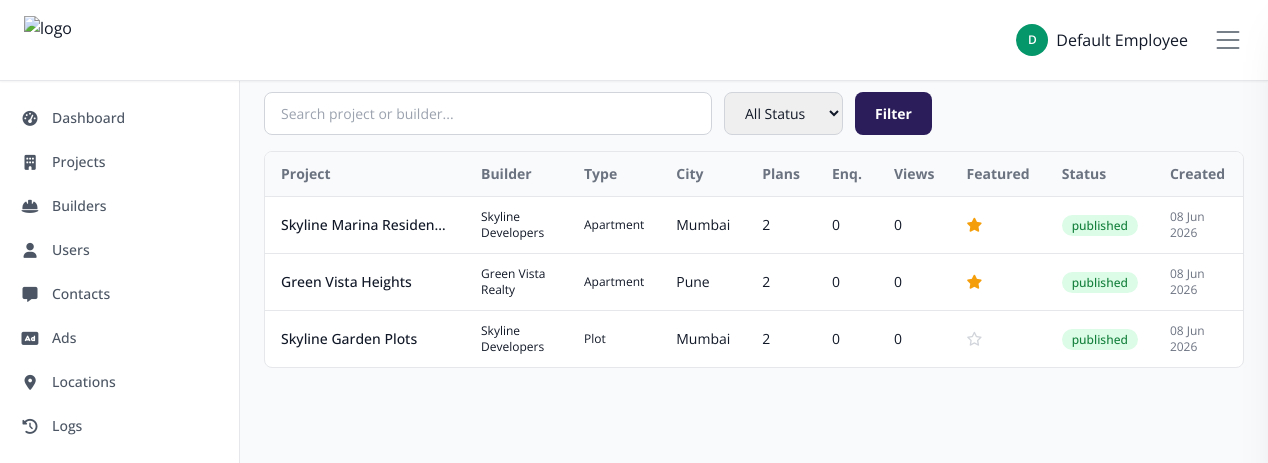
Screenshot of /employee/projects.php (signed in) with the database file from the repository.
### tables this page shows
CREATE TABLE projects (

    id BIGINT UNSIGNED AUTO_INCREMENT PRIMARY KEY,

    uuid CHAR(36) NOT NULL UNIQUE,

    builder_id BIGINT UNSIGNED NOT NULL,

    assigned_manager_id BIGINT UNSIGNED DEFAULT NULL,

    category_id BIGINT UNSIGNED DEFAULT NULL,

    project_type ENUM(
        'Apartment',
        'Plot',
        'Villa',
        'Commercial'
    ) NOT NULL,

    project_name VARCHAR(255) NOT NULL,

    slug VARCHAR(255) NOT NULL UNIQUE,

    project_code VARCHAR(100) DEFAULT NULL,

    rera_number VARCHAR(100) DEFAULT NULL,

    city VARCHAR(100) NOT NULL,

    state VARCHAR(100) NOT NULL,

    locality VARCHAR(150) DEFAULT NULL,

    address TEXT DEFAULT NULL,

    latitude DECIMAL(10,8) DEFAULT NULL,

    longitude DECIMAL(11,8) DEFAULT NULL,

    overview LONGTEXT DEFAULT NULL,

    location_details LONGTEXT DEFAULT NULL,

    pros LONGTEXT DEFAULT NULL,

    cons LONGTEXT DEFAULT NULL,

    legal_details LONGTEXT DEFAULT NULL,

    litigation_details LONGTEXT DEFAULT NULL,

    bank_details LONGTEXT DEFAULT NULL,

    payment_scheme LONGTEXT DEFAULT NULL,

    brochure_file VARCHAR(255) DEFAULT NULL,

    thumbnail_image VARCHAR(255) DEFAULT NULL,

    featured_image VARCHAR(255) DEFAULT NULL,

    youtube_video_link TEXT DEFAULT NULL,

    total_towers INT DEFAULT 0,

    total_units INT DEFAULT 0,

    total_floors INT DEFAULT 0,

    total_area VARCHAR(100) DEFAULT NULL,

    possession_date DATE DEFAULT NULL,

    launch_date DATE DEFAULT NULL,

    meta_title VARCHAR(255) DEFAULT NULL,

    meta_keywords TEXT DEFAULT NULL,

    meta_description TEXT DEFAULT NULL,

    total_views BIGINT DEFAULT 0,

    total_wishlist BIGINT DEFAULT 0,

    total_inquiries BIGINT DEFAULT 0,

    is_featured TINYINT(1) DEFAULT 0,

    is_verified TINYINT(1) DEFAULT 0,

    project_status ENUM(
        'Upcoming',
        'Ongoing',
        'Completed'
    ) DEFAULT 'Upcoming',

    status ENUM(
        'draft',
        'pending',
        'published',
        'rejected'
    ) DEFAULT 'draft',

    created_at TIMESTAMP DEFAULT CURRENT_TIMESTAMP,

    updated_at TIMESTAMP DEFAULT CURRENT_TIMESTAMP
    ON UPDATE CURRENT_TIMESTAMP,

    deleted_at TIMESTAMP NULL DEFAULT NULL,

    FOREIGN KEY (builder_id)
    REFERENCES builders(id)
    ON DELETE CASCADE,

    FOREIGN KEY (assigned_manager_id)
    REFERENCES associate_managers(id)
    ON DELETE SET NULL,

    FOREIGN KEY (category_id)
    REFERENCES project_categories(id)
    ON DELETE SET NULL,

    INDEX idx_project_city(city),
    INDEX idx_project_status(status),
    INDEX idx_project_type(project_type),
    FULLTEXT(project_name, overview)

);

CREATE TABLE builders (

    id BIGINT UNSIGNED AUTO_INCREMENT PRIMARY KEY,

    uuid CHAR(36) NOT NULL UNIQUE,

    company_name VARCHAR(255) NOT NULL,

    company_slug VARCHAR(255) NOT NULL UNIQUE,

    builder_name VARCHAR(150) NOT NULL,

    email VARCHAR(150) NOT NULL UNIQUE,

    phone VARCHAR(20) NOT NULL UNIQUE,

    alternate_phone VARCHAR(20) DEFAULT NULL,

    whatsapp_number VARCHAR(20) DEFAULT NULL,

    password VARCHAR(255) NOT NULL,

    company_logo VARCHAR(255) DEFAULT NULL,

    company_banner VARCHAR(255) DEFAULT NULL,

    document VARCHAR(255) DEFAULT NULL,

    established_year YEAR DEFAULT NULL,

    rera_number VARCHAR(100) DEFAULT NULL,

    gst_number VARCHAR(100) DEFAULT NULL,

    website VARCHAR(255) DEFAULT NULL,

    company_description LONGTEXT DEFAULT NULL,

    address TEXT DEFAULT NULL,

    city VARCHAR(100) DEFAULT NULL,

    state VARCHAR(100) DEFAULT NULL,

    country VARCHAR(100) DEFAULT 'India',

    pincode VARCHAR(20) DEFAULT NULL,

    latitude DECIMAL(10,8) DEFAULT NULL,

    longitude DECIMAL(11,8) DEFAULT NULL,

    auth_token TEXT DEFAULT NULL,

    remember_token VARCHAR(255) DEFAULT NULL,

    reset_token VARCHAR(255) DEFAULT NULL,

    reset_token_expiry DATETIME DEFAULT NULL,

    last_login_at DATETIME DEFAULT NULL,

    last_login_ip VARCHAR(100) DEFAULT NULL,

    email_verified_at TIMESTAMP NULL DEFAULT NULL,

    is_verified TINYINT(1) DEFAULT 0,

    total_projects INT DEFAULT 0,

    total_leads INT DEFAULT 0,

    total_visits INT DEFAULT 0,

    status ENUM(
        'pending',
        'active',
        'inactive',
        'blocked'
    ) DEFAULT 'pending',

    created_by_employee BIGINT UNSIGNED DEFAULT NULL,

    approved_by_admin BIGINT UNSIGNED DEFAULT NULL,

    approved_at DATETIME DEFAULT NULL,

    created_at TIMESTAMP DEFAULT CURRENT_TIMESTAMP,

    updated_at TIMESTAMP DEFAULT CURRENT_TIMESTAMP
    ON UPDATE CURRENT_TIMESTAMP,

    deleted_at TIMESTAMP NULL DEFAULT NULL,

    FOREIGN KEY (created_by_employee)
    REFERENCES employees(id)
    ON DELETE SET NULL,

    FOREIGN KEY (approved_by_admin)
    REFERENCES admins(id)
    ON DELETE SET NULL,

    INDEX idx_builder_company(company_name),
    INDEX idx_builder_established_year(established_year),
    INDEX idx_builder_city(city),
    INDEX idx_builder_status(status)

);

### config/database.php (called while the page is built, shortened)
<?php
function e($string)
{
    return htmlspecialchars(
        $string,
        ENT_QUOTES,
        'UTF-8'
    );
}

### employee/projects.php (the view, shortened to what this page needs)
<?php
require_once __DIR__ . '/../includes/app_helpers.php';
$search = trim($_GET['search'] ?? '');
$where = 'p.deleted_at IS NULL';
$params = [];
$projects = $pdo->prepare("
    SELECT p.*, b.company_name, b.company_slug,
        (SELECT COUNT(*) FROM project_unit_plans WHERE project_id = p.id) AS unit_plans,
        (SELECT COUNT(*) FROM inquiries WHERE project_id = p.id) AS enquiries
    FROM projects p
    INNER JOIN builders b ON b.id = p.builder_id
    WHERE $where
    ORDER BY p.created_at DESC
    LIMIT 100
");
$projects->execute($params);
$projects = $projects->fetchAll();
require_once __DIR__ . '/includes/header.php';
?>
<section class="min-h-screen bg-gray-50 p-6">
    <div class="max-w-[1400px] mx-auto">
        <div class="flex items-center justify-between">
            <div>
                <p class="text-xs uppercase text-accent">Management</p>
                <h1 class="text-3xl font-semibold text-primary">Projects</h1>
            </div>
            <p class="text-sm text-gray-500"><?php echo count($projects); ?> projects</p>
        </div>
        <form method="get" class="mt-4 flex gap-3">
            <input type="text" name="search" value="<?php echo e($search); ?>" placeholder="Search project or builder..." class="flex-1 max-w-md rounded-lg border border-gray-300 px-4 py-2.5 text-sm outline-none focus:border-accent">
            <select name="status" class="rounded-lg border border-gray-300 px-4 py-2.5 text-sm outline-none focus:border-accent">
                <option value="">All Status</option>
            </select>
            <button type="submit" class="rounded-lg bg-primary px-5 py-2.5 text-sm font-bold text-white">Filter</button>
        </form>
        <div class="mt-4 rounded-lg border border-gray-200 bg-white overflow-hidden">
            <div class="overflow-x-auto">
                <table class="w-full text-left text-sm">
                    <thead class="bg-gray-50 text-gray-500">
                        <tr>
                            <th class="px-4 py-3">Project</th>
                            <th class="px-4 py-3">Builder</th>
                            <th class="px-4 py-3">Type</th>
                            <th class="px-4 py-3">City</th>
                            <th class="px-4 py-3">Plans</th>
                            <th class="px-4 py-3">Enq.</th>
                            <th class="px-4 py-3">Views</th>
                            <th class="px-4 py-3">Featured</th>
                            <th class="px-4 py-3">Status</th>
                            <th class="px-4 py-3">Created</th>
                        </tr>
                    </thead>
                    <tbody>
                        <?php foreach ($projects as $p): ?>
                            <tr class="border-t">
                                <td class="px-4 py-3 font-medium max-w-[200px] truncate">
                                    <a href="<?php echo BASE_URL . 'project/' . e($p['slug']); ?>" target="_blank" class="hover:text-accent">
                                        <?php echo e($p['project_name']); ?>
                                    </a>
                                </td>
                                <td class="px-4 py-3 text-xs"><?php echo e($p['company_name']); ?></td>
                                <td class="px-4 py-3 text-xs"><?php echo e($p['project_type']); ?></td>
                                <td class="px-4 py-3"><?php echo e($p['city']); ?></td>
                                <td class="px-4 py-3"><?php echo (int)$p['unit_plans']; ?></td>
                                <td class="px-4 py-3"><?php echo (int)$p['enquiries']; ?></td>
                                <td class="px-4 py-3"><?php echo (int)$p['total_views']; ?></td>
                                <td class="px-4 py-3">
                                    <?php if ($p['is_featured']): ?>
                                        <i class="fa-solid fa-star text-amber-500"></i>
                                    <?php else: ?>
                                        <i class="fa-regular fa-star text-gray-300"></i>
                                    <?php endif; ?>
                                </td>
                                <td class="px-4 py-3">
                                    <span class="rounded-full px-2.5 py-0.5 text-xs font-medium
                                        <?php echo $p['status'] === 'published' ? 'bg-green-100 text-green-700' : ($p['status'] === 'pending' ? 'bg-amber-100 text-amber-700' : ($p['status'] === 'rejected' ? 'bg-red-100 text-red-600' : 'bg-gray-100 text-gray-500')); ?>">
                                        <?php echo e($p['status']); ?>
                                    </span>
                                </td>
                                <td class="px-4 py-3 text-xs text-gray-500"><?php echo date('d M Y', strtotime($p['created_at'])); ?></td>
                            </tr>
                        <?php endforeach; ?>
                    </tbody>
                </table>
            </div>
        </div>
    </div>
</section>
<?php require_once __DIR__ . '/includes/footer.php'; ?>

### assets/css/style.css (style rules this page uses)
* { scroll-behavior: smooth; }

### rows the page displays
projects: project_name "Skyline Marina Residen…", builder.company_name "Skyline Developers", project_type "Apartment", city "Mumbai", unit_plans "2", enquiries "0", total_views "0", is_featured 1 (drawn), status "published", created_at "08 Jun 2026"
projects: project_name "Green Vista Heights", builder.company_name "Green Vista Realty", project_type "Apartment", city "Pune", unit_plans "2", enquiries "0", total_views "0", is_featured 1 (drawn), status "published", created_at "08 Jun 2026"
projects: project_name "Skyline Garden Plots", builder.company_name "Skyline Developers", project_type "Plot", city "Mumbai", unit_plans "2", enquiries "0", total_views "0", is_featured 0 (drawn), status "published", created_at "08 Jun 2026"

### other values shown
substr($_SESSION['employee_name'] ?? 'E', 0, 1) "D"
$_SESSION['employee_name'] "Default Employee"
$link['label'] "Dashboard"
$link['label'] "Projects"
$link['label'] "Builders"
$link['label'] "Users"
$link['label'] "Contacts"
$link['label'] "Ads"
$link['label'] "Locations"
$link['label'] "Logs"
